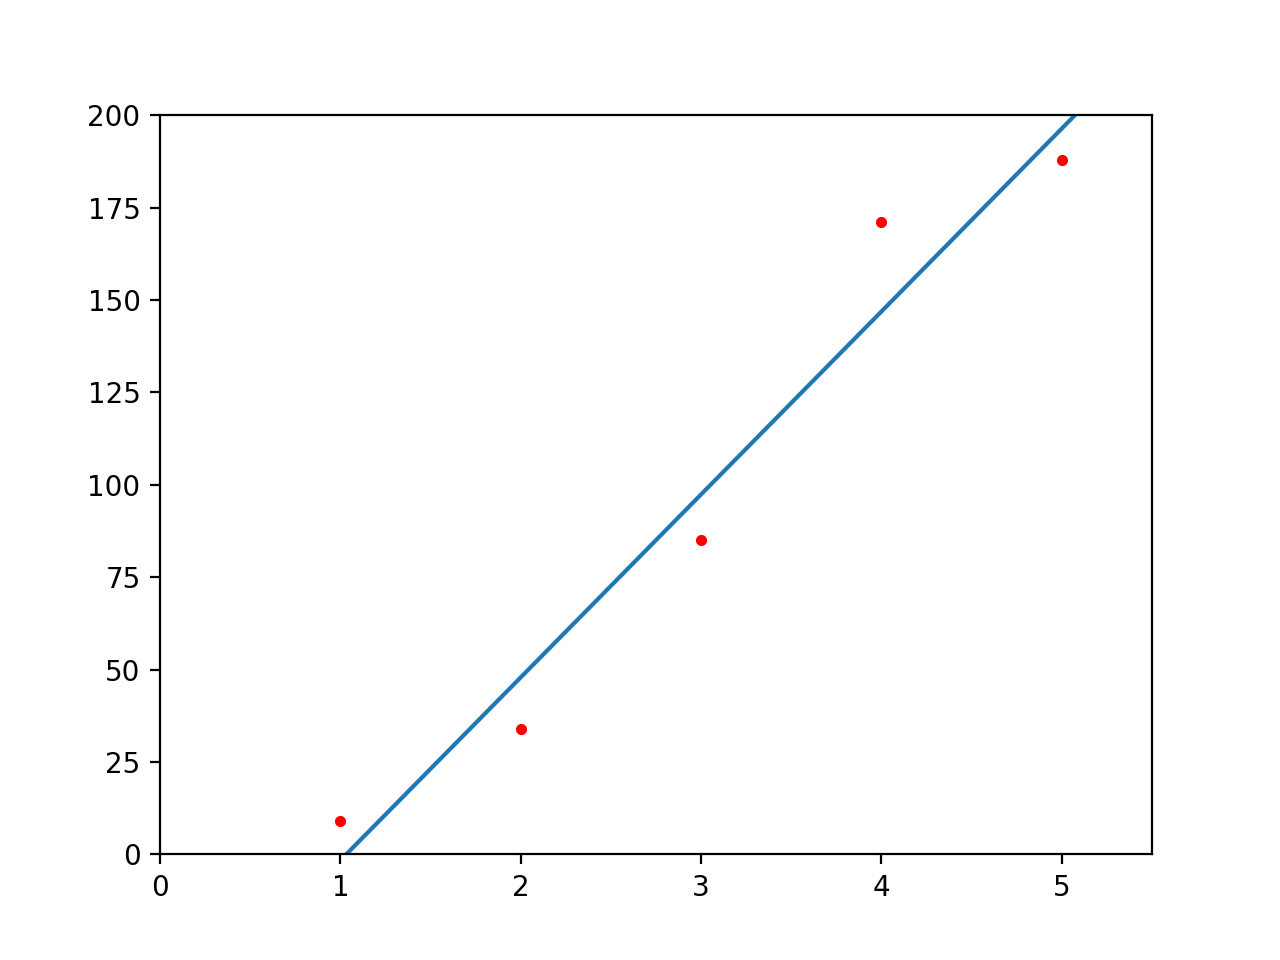

Here is the Python script that generated this plot:
import matplotlib.pyplot as plt
import numpy as np

x = np.arange(0, 7)
y = -51.1 + 49.5 * x

plt.plot(1,   9, marker=".", color="red")
plt.plot(2,  34, marker=".", color="red")
plt.plot(3,  85, marker=".", color="red")
plt.plot(4, 171, marker=".", color="red")
plt.plot(5, 188, marker=".", color="red")
plt.plot(y)

plt.xlim(0, 5.5)
plt.ylim(0, 200)

plt.show()
